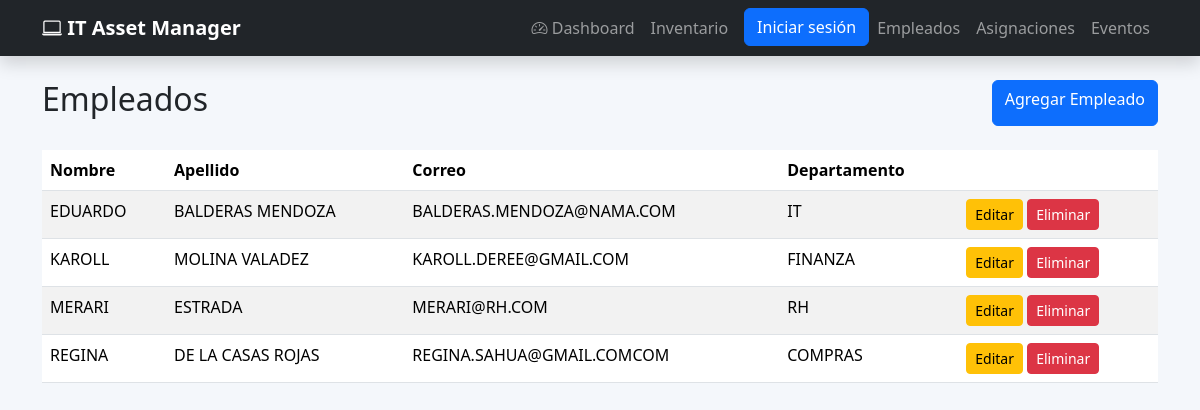
/empleados/, run on an earlier commit of the app's database.
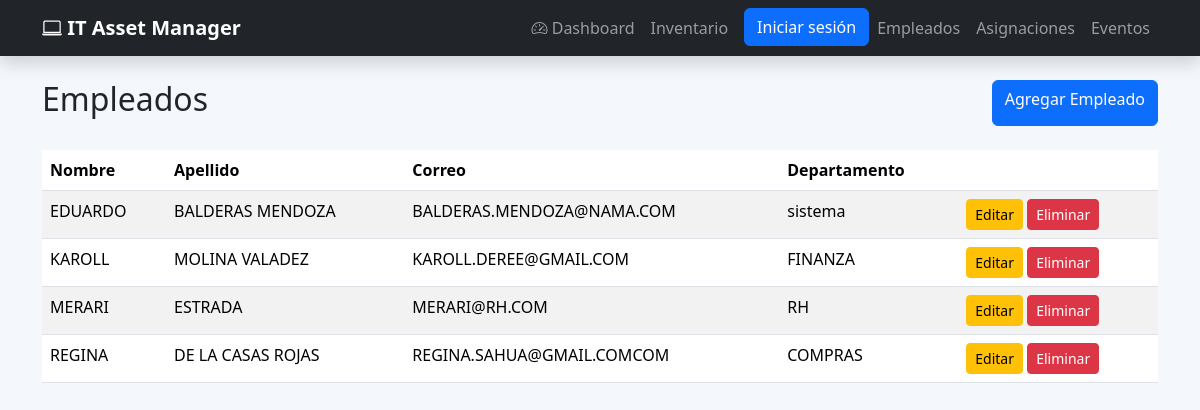
And on a later commit of the database.
### empleados/models.py (models this page shows, shortened)
class Empleado(models.Model):
    numero_empleado = models.CharField(
        max_length=10,
        unique=True
    )
    nombre = models.CharField(
        max_length=50
    )
    apellido = models.CharField(
        max_length=50
    )
    departamento = models.CharField(
        max_length=50
    )
    correo = models.EmailField(
        unique=True
    )
    telefono = models.CharField(
        max_length=15
    )
    activo = models.BooleanField(
        default=True
    )
    fecha_registro = models.DateTimeField(
        auto_now_add=True
    )

### empleados/views.py (the view)
# urls.py: path("",views.lista_empleados,name="lista_empleados"),
def lista_empleados(request):
    empleados = Empleado.objects.all().order_by("nombre")
    return render(
        request,
        "empleados/lista_empleados.html",
        {
            "empleados": empleados
        }
    )

### templates/empleados/lista_empleados.html (shortened to what this page needs)
{% extends 'layouts/base.html' %}
{% block content %}
<div class="container mt-4">
    <div class="d-flex justify-content-between mb-4">
        <h2>Empleados</h2>
        <a href="{% url 'crear_empleado' %}" class="btn btn-primary">
            Agregar Empleado
        </a>
    </div>
    <table class="table table-striped table-hover">
        <thead>
            <tr>
                <th>Nombre</th>
                <th>Apellido</th>
                <th>Correo</th>
                <th>Departamento</th>
                <th></th>
            </tr>
        </thead>
        <tbody>
            {% for empleado in empleados %}
            <tr>
                <td class="copiar" ondblclick="copiarTexto(this)">
                    {{ empleado.nombre }}
                </td>
                <td class="copiar" ondblclick="copiarTexto(this)">
                    {{ empleado.apellido }}
                </td>
                <td class="copiar" ondblclick="copiarTexto(this)">
                    {{ empleado.correo }}
                </td>
                <td class="copiar" ondblclick="copiarTexto(this)">
                    {{ empleado.departamento }}
                </td>
                <td>
                    <a href="{% url 'editar_empleado' empleado.id %}"
                       class="btn btn-warning btn-sm">
                        Editar
                    </a>
                    <a href="{% url 'eliminar_empleado' empleado.id %}"
                       class="btn btn-danger btn-sm">
                        Eliminar
                    </a>
                </td>
            </tr>
            {% empty %}
            <tr>
                <td colspan="5">
                    No hay empleados registrados.
                </td>
            </tr>
            {% endfor %}
        </tbody>
    </table>
</div>
{% endblock %}

What changed in the data, as far as the page shows it:
changed Empleado "EDUARDO": departamento "IT" → "sistema"
